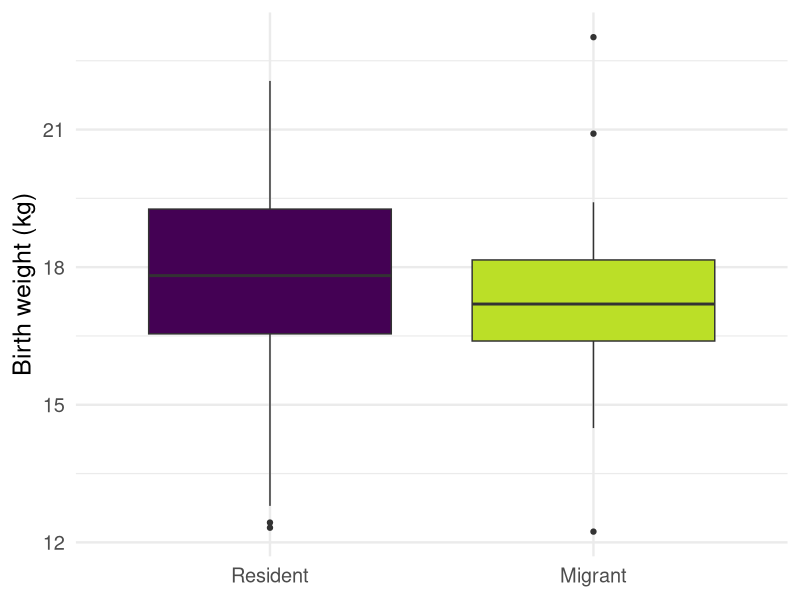
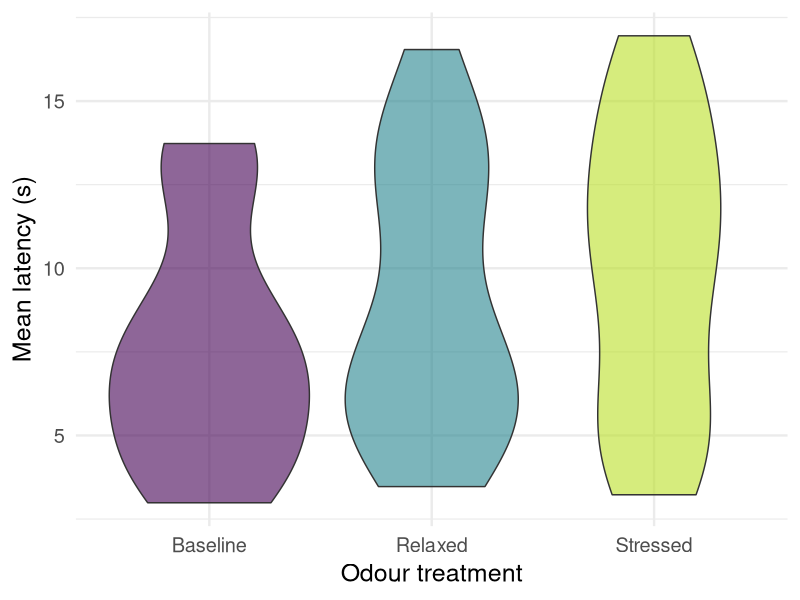
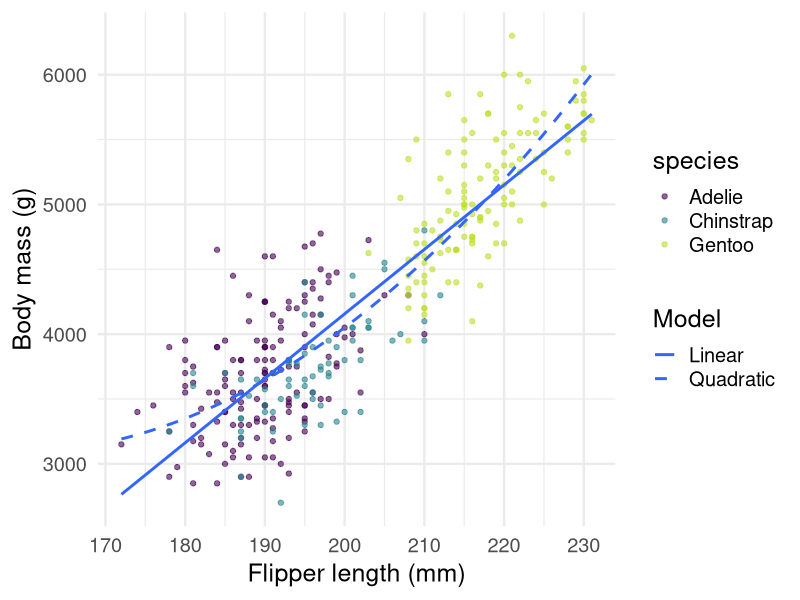
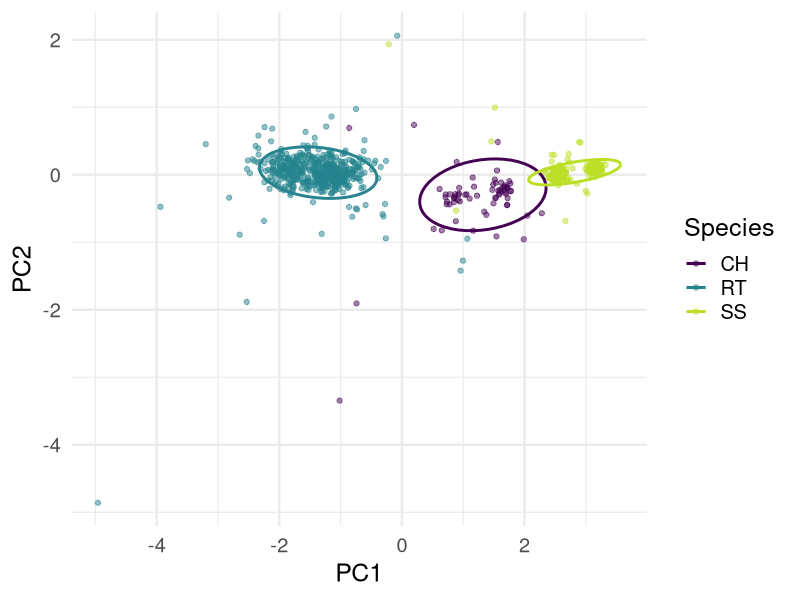

The R script that drew these images, in order:
## ---- chunk 1
#| label: setup-journey
#| include: false
library(ggplot2)
## ---- chunk 2
#| label: elk-birthweight
#| code-fold: true
#| echo: true
#| warning: false
#| message: false
elk <- read.csv("data/elk_calf_clean.csv")
elk$mig_status <- factor(elk$mig_status,
  levels = c("Resident", "Eastern"),
  labels = c("Resident", "Migrant")
)

ggplot(elk, aes(x = mig_status, y = birth_wt, fill = mig_status)) +
  geom_boxplot(show.legend = FALSE) +
  scale_fill_viridis_d(end = 0.9) +
  labs(x = NULL, y = "Birth weight (kg)") +
  theme_minimal(base_size = 18)
## ---- chunk 3
#| label: dog-odour
#| code-fold: true
#| echo: true
#| warning: false
#| message: false
dogs <- read.csv("data/dog_odour_clean.csv")
dogs$treatment <- factor(dogs$treatment,
  levels = c("Baseline", "Relaxed", "Stressed")
)

dog_means <- aggregate(latency ~ dog_id + treatment, data = dogs, FUN = mean)

ggplot(dog_means, aes(x = treatment, y = latency, fill = treatment)) +
  geom_violin(alpha = 0.6) +
  scale_fill_viridis_d(end = 0.9) +
  labs(x = "Odour treatment", y = "Mean latency (s)") +
  theme_minimal(base_size = 18) +
  theme(legend.position = "none")
## ---- chunk 4
#| label: penguin-regression
#| code-fold: true
#| echo: true
#| warning: false
#| message: false
penguins <- palmerpenguins::penguins

ggplot(penguins, aes(x = flipper_length_mm, y = body_mass_g)) +
  geom_point(aes(colour = species), alpha = 0.6) +
  geom_smooth(method = "lm", se = FALSE, aes(linetype = "Linear")) +
  geom_smooth(method = "lm", formula = y ~ poly(x, 2), se = FALSE, aes(linetype = "Quadratic")) +
  scale_colour_viridis_d(end = 0.9) +
  scale_linetype_manual(values = c(Linear = "solid", Quadratic = "dashed")) +
  labs(x = "Flipper length (mm)", y = "Body mass (g)", linetype = "Model") +
  theme_minimal(base_size = 18)
## ---- chunk 5
#| label: hawks-pca
#| code-fold: true
#| echo: true
#| warning: false
#| message: false
hawks <- read.csv("data/hawks_clean.csv")
pca <- prcomp(hawks[, c("Wing", "Weight", "Culmen", "Hallux")], scale. = TRUE)
scores <- data.frame(pca$x, Species = hawks$Species)

ggplot(scores, aes(x = PC1, y = PC2, colour = Species)) +
  geom_point(alpha = 0.5) +
  stat_ellipse(linewidth = 1) +
  scale_colour_viridis_d(end = 0.9) +
  labs(x = "PC1", y = "PC2", colour = "Species") +
  theme_minimal(base_size = 18)
